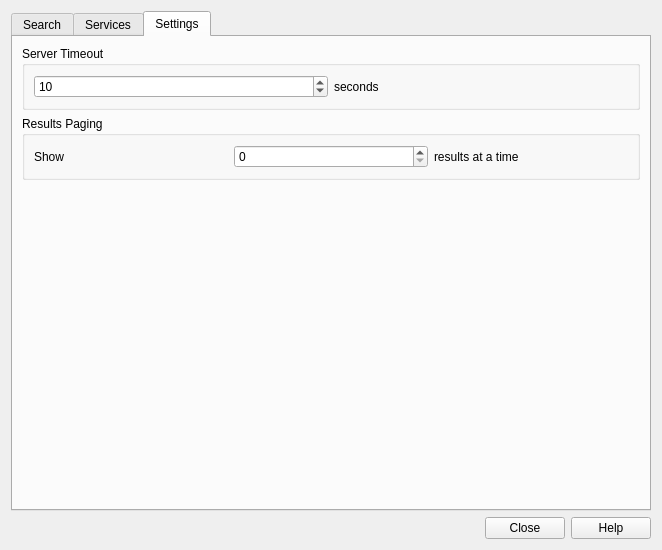
<?xml version="1.0" encoding="UTF-8"?>
<ui version="4.0">
 <class>MetaSearchDialog</class>
 <widget class="QDialog" name="MetaSearchDialog">
  <property name="geometry">
   <rect>
    <x>0</x>
    <y>0</y>
    <width>656</width>
    <height>550</height>
   </rect>
  </property>
  <property name="sizePolicy">
   <sizepolicy hsizetype="Expanding" vsizetype="Maximum">
    <horstretch>0</horstretch>
    <verstretch>0</verstretch>
   </sizepolicy>
  </property>
  <property name="windowTitle">
   <string>MetaSearch</string>
  </property>
  <layout class="QVBoxLayout" name="verticalLayout">
   <item>
    <widget class="QTabWidget" name="tabWidget">
     <property name="currentIndex">
      <number>2</number>
     </property>
     <widget class="QWidget" name="tabSearch">
      <attribute name="title">
       <string>Search</string>
      </attribute>
      <layout class="QVBoxLayout" name="verticalLayout_2">
       <item>
        <widget class="QGroupBox" name="groupBox">
         <property name="sizePolicy">
          <sizepolicy hsizetype="Expanding" vsizetype="Fixed">
           <horstretch>0</horstretch>
           <verstretch>0</verstretch>
          </sizepolicy>
         </property>
         <property name="title">
          <string>Find</string>
         </property>
         <layout class="QGridLayout" name="gridLayout_3">
          <item row="0" column="1">
           <widget class="QgsFilterLineEdit" name="leKeywords">
            <property name="sizePolicy">
             <sizepolicy hsizetype="Expanding" vsizetype="Fixed">
              <horstretch>0</horstretch>
              <verstretch>0</verstretch>
             </sizepolicy>
            </property>
           </widget>
          </item>
          <item row="0" column="0">
           <widget class="QLabel" name="label_3">
            <property name="text">
             <string>Keywords</string>
            </property>
           </widget>
          </item>
          <item row="2" column="3" colspan="2">
           <widget class="QPushButton" name="btnCanvasBbox">
            <property name="text">
             <string>Map extent</string>
            </property>
           </widget>
          </item>
          <item row="2" column="5">
           <widget class="QPushButton" name="btnSearch">
            <property name="text">
             <string>Search</string>
            </property>
           </widget>
          </item>
          <item row="1" column="3" colspan="2">
           <widget class="QPushButton" name="btnGlobalBbox">
            <property name="text">
             <string>Set global</string>
            </property>
           </widget>
          </item>
          <item row="0" column="3" colspan="3">
           <widget class="QComboBox" name="cmbConnectionsSearch">
            <property name="sizePolicy">
             <sizepolicy hsizetype="Expanding" vsizetype="Fixed">
              <horstretch>0</horstretch>
              <verstretch>0</verstretch>
             </sizepolicy>
            </property>
           </widget>
          </item>
          <item row="1" column="0" rowspan="2" colspan="3">
           <layout class="QGridLayout" name="gridLayout_2">
            <item row="0" column="0">
             <widget class="QLabel" name="label_4">
              <property name="text">
               <string>Xmax</string>
              </property>
             </widget>
            </item>
            <item row="0" column="1">
             <widget class="QLineEdit" name="leEast">
              <property name="enabled">
               <bool>true</bool>
              </property>
              <property name="minimumSize">
               <size>
                <width>85</width>
                <height>0</height>
               </size>
              </property>
              <property name="text">
               <string>180</string>
              </property>
             </widget>
            </item>
            <item row="0" column="2">
             <widget class="QLabel" name="label_7">
              <property name="text">
               <string>Ymax</string>
              </property>
             </widget>
            </item>
            <item row="0" column="3" colspan="2">
             <widget class="QLineEdit" name="leNorth">
              <property name="minimumSize">
               <size>
                <width>85</width>
                <height>0</height>
               </size>
              </property>
              <property name="text">
               <string>90</string>
              </property>
             </widget>
            </item>
            <item row="1" column="0">
             <widget class="QLabel" name="label_6">
              <property name="text">
               <string>Xmin</string>
              </property>
             </widget>
            </item>
            <item row="1" column="1">
             <widget class="QLineEdit" name="leWest">
              <property name="minimumSize">
               <size>
                <width>85</width>
                <height>0</height>
               </size>
              </property>
              <property name="text">
               <string>-180</string>
              </property>
             </widget>
            </item>
            <item row="1" column="2">
             <widget class="QLabel" name="label_8">
              <property name="text">
               <string>Ymin</string>
              </property>
             </widget>
            </item>
            <item row="1" column="3" colspan="2">
             <widget class="QLineEdit" name="leSouth">
              <property name="minimumSize">
               <size>
                <width>85</width>
                <height>0</height>
               </size>
              </property>
              <property name="text">
               <string>-90</string>
              </property>
             </widget>
            </item>
           </layout>
          </item>
          <item row="0" column="2">
           <widget class="QLabel" name="label">
            <property name="text">
             <string>        From</string>
            </property>
           </widget>
          </item>
         </layout>
        </widget>
       </item>
       <item>
        <widget class="QGroupBox" name="groupBox_2">
         <property name="sizePolicy">
          <sizepolicy hsizetype="Preferred" vsizetype="Expanding">
           <horstretch>0</horstretch>
           <verstretch>0</verstretch>
          </sizepolicy>
         </property>
         <property name="title">
          <string>Results</string>
         </property>
         <layout class="QGridLayout" name="gridLayout_5">
          <item row="1" column="0" colspan="3">
           <widget class="QLabel" name="lblResults">
            <property name="text">
             <string/>
            </property>
           </widget>
          </item>
          <item row="3" column="0">
           <widget class="QPushButton" name="btnFirst">
            <property name="text">
             <string>&lt;&lt;</string>
            </property>
           </widget>
          </item>
          <item row="1" column="3" colspan="2">
           <widget class="QPushButton" name="btnShowXml">
            <property name="text">
             <string>View Search Results as XML</string>
            </property>
           </widget>
          </item>
          <item row="3" column="1">
           <widget class="QPushButton" name="btnPrev">
            <property name="minimumSize">
             <size>
              <width>145</width>
              <height>27</height>
             </size>
            </property>
            <property name="text">
             <string>&lt;</string>
            </property>
           </widget>
          </item>
          <item row="2" column="0" colspan="5">
           <widget class="QTreeWidget" name="treeRecords">
            <property name="toolTip">
             <string>Double-click to see full record information</string>
            </property>
            <property name="editTriggers">
             <set>QAbstractItemView::NoEditTriggers</set>
            </property>
            <property name="alternatingRowColors">
             <bool>true</bool>
            </property>
            <property name="rootIsDecorated">
             <bool>false</bool>
            </property>
            <property name="itemsExpandable">
             <bool>false</bool>
            </property>
            <property name="sortingEnabled">
             <bool>true</bool>
            </property>
            <property name="allColumnsShowFocus">
             <bool>true</bool>
            </property>
            <attribute name="headerStretchLastSection">
             <bool>true</bool>
            </attribute>
            <column>
             <property name="text">
              <string>Type</string>
             </property>
            </column>
            <column>
             <property name="text">
              <string>Title</string>
             </property>
            </column>
           </widget>
          </item>
          <item row="3" column="4">
           <widget class="QPushButton" name="btnLast">
            <property name="minimumSize">
             <size>
              <width>140</width>
              <height>0</height>
             </size>
            </property>
            <property name="text">
             <string>&gt;&gt;</string>
            </property>
           </widget>
          </item>
          <item row="3" column="3">
           <widget class="QPushButton" name="btnNext">
            <property name="minimumSize">
             <size>
              <width>140</width>
              <height>0</height>
             </size>
            </property>
            <property name="text">
             <string>&gt;</string>
            </property>
           </widget>
          </item>
          <item row="5" column="0">
           <widget class="QToolButton" name="tbAddData">
            <property name="sizePolicy">
             <sizepolicy hsizetype="Expanding" vsizetype="Expanding">
              <horstretch>0</horstretch>
              <verstretch>0</verstretch>
             </sizepolicy>
            </property>
            <property name="minimumSize">
             <size>
              <width>145</width>
              <height>27</height>
             </size>
            </property>
            <property name="maximumSize">
             <size>
              <width>145</width>
              <height>27</height>
             </size>
            </property>
            <property name="text">
             <string>Add Data</string>
            </property>
            <property name="popupMode">
             <enum>QToolButton::InstantPopup</enum>
            </property>
            <property name="toolButtonStyle">
             <enum>Qt::ToolButtonTextOnly</enum>
            </property>
            <property name="autoRaise">
             <bool>false</bool>
            </property>
            <property name="arrowType">
             <enum>Qt::NoArrow</enum>
            </property>
            <action name="mActionAddWms">
             <property name="icon">
              <iconset>
               <normaloff>:/images/themes/default/mActionAddWmsLayer.svg</normaloff>:/images/themes/default/mActionAddWmsLayer.svg</iconset>
             </property>
             <property name="text">
              <string>Add WMS/WMTS</string>
             </property>
            </action>
            <action name="mActionAddWfs">
             <property name="icon">
              <iconset>
               <normaloff>:/images/themes/default/mActionAddWfsLayer.svg</normaloff>:/images/themes/default/mActionAddWfsLayer.svg</iconset>
             </property>
             <property name="text">
              <string>Add WFS</string>
             </property>
            </action>
            <action name="mActionAddWcs">
             <property name="icon">
              <iconset>
               <normaloff>:/images/themes/default/mActionAddWcsLayer.svg</normaloff>:/images/themes/default/mActionAddWcsLayer.svg</iconset>
             </property>
             <property name="text">
              <string>Add WCS</string>
             </property>
            </action>
            <action name="mActionAddAms">
             <property name="icon">
              <iconset>
               <normaloff>:/images/themes/default/mActionAddAmsLayer.svg</normaloff>:/images/themes/default/mActionAddAmsLayer.svg</iconset>
             </property>
             <property name="text">
              <string>Add ArcGIS MapServer</string>
             </property>
            </action>
            <action name="mActionAddAfs">
             <property name="icon">
              <iconset>
               <normaloff>:/images/themes/default/mActionAddAfsLayer.svg</normaloff>:/images/themes/default/mActionAddAfsLayer.svg</iconset>
             </property>
             <property name="text">
              <string>Add ArcGIS FeatureServer</string>
             </property>
            </action>
            <action name="mActionAddGisFile">
             <property name="icon">
              <iconset>
               <normaloff>:/images/themes/default/mActionAddAfsLayer.svg</normaloff>:/images/themes/default/mActionAddAfsLayer.svg</iconset>
             </property>
             <property name="text">
              <string>Add GIS File</string>
             </property>
            </action>
            <addaction name="mActionAddWms"/>
            <addaction name="mActionAddWfs"/>
            <addaction name="mActionAddWcs"/>
            <addaction name="mActionAddAms"/>
            <addaction name="mActionAddAfs"/>
            <addaction name="mActionAddGisFile"/>
           </widget>
          </item>
         </layout>
         <zorder>treeRecords</zorder>
         <zorder>lblResults</zorder>
         <zorder>btnPrev</zorder>
         <zorder>btnFirst</zorder>
         <zorder>btnShowXml</zorder>
         <zorder>btnLast</zorder>
         <zorder>btnNext</zorder>
         <zorder>tbAddData</zorder>
        </widget>
       </item>
      </layout>
     </widget>
     <widget class="QWidget" name="tabServers">
      <attribute name="title">
       <string>Services</string>
      </attribute>
      <layout class="QGridLayout" name="gridLayout">
       <item row="0" column="0" colspan="5">
        <widget class="QComboBox" name="cmbConnectionsServices"/>
       </item>
       <item row="1" column="0">
        <widget class="QPushButton" name="btnServerInfo">
         <property name="text">
          <string>Service Info</string>
         </property>
        </widget>
       </item>
       <item row="1" column="1" colspan="2">
        <widget class="QPushButton" name="btnCapabilities">
         <property name="text">
          <string>GetCapabilities Response</string>
         </property>
        </widget>
       </item>
       <item row="2" column="0">
        <widget class="QPushButton" name="btnNew">
         <property name="text">
          <string>New…</string>
         </property>
        </widget>
       </item>
       <item row="2" column="1">
        <widget class="QPushButton" name="btnEdit">
         <property name="text">
          <string>Edit…</string>
         </property>
        </widget>
       </item>
       <item row="2" column="2">
        <widget class="QPushButton" name="btnDelete">
         <property name="text">
          <string>Delete…</string>
         </property>
        </widget>
       </item>
       <item row="2" column="4">
        <widget class="QPushButton" name="btnSave">
         <property name="text">
          <string>Save…</string>
         </property>
        </widget>
       </item>
       <item row="3" column="0" colspan="5">
        <widget class="QTextBrowser" name="textMetadata">
         <property name="openExternalLinks">
          <bool>true</bool>
         </property>
        </widget>
       </item>
       <item row="1" column="3" colspan="2">
        <widget class="QPushButton" name="btnAddDefault">
         <property name="text">
          <string>Add Default Services</string>
         </property>
        </widget>
       </item>
       <item row="2" column="3">
        <widget class="QPushButton" name="btnLoad">
         <property name="text">
          <string>Load…</string>
         </property>
        </widget>
       </item>
      </layout>
     </widget>
     <widget class="QWidget" name="tabSettings">
      <attribute name="title">
       <string>Settings</string>
      </attribute>
      <layout class="QVBoxLayout" name="verticalLayout_4">
       <item>
        <widget class="QGroupBox" name="groupBox_4">
         <property name="title">
          <string>Server Timeout</string>
         </property>
         <layout class="QHBoxLayout" name="horizontalLayout">
          <item>
           <widget class="QSpinBox" name="spnTimeout">
            <property name="value">
             <number>10</number>
            </property>
           </widget>
          </item>
          <item>
           <widget class="QLabel" name="label_9">
            <property name="text">
             <string>seconds</string>
            </property>
           </widget>
          </item>
         </layout>
        </widget>
       </item>
       <item>
        <widget class="QGroupBox" name="groupBox_3">
         <property name="title">
          <string>Results Paging</string>
         </property>
         <layout class="QHBoxLayout" name="horizontalLayout_2">
          <item>
           <widget class="QLabel" name="label_5">
            <property name="text">
             <string>Show</string>
            </property>
           </widget>
          </item>
          <item>
           <widget class="QSpinBox" name="spnRecords"/>
          </item>
          <item>
           <widget class="QLabel" name="label_2">
            <property name="text">
             <string>results at a time</string>
            </property>
            <property name="alignment">
             <set>Qt::AlignLeading|Qt::AlignLeft|Qt::AlignVCenter</set>
            </property>
           </widget>
          </item>
         </layout>
        </widget>
       </item>
       <item>
        <spacer name="verticalSpacer">
         <property name="orientation">
          <enum>Qt::Vertical</enum>
         </property>
         <property name="sizeHint" stdset="0">
          <size>
           <width>20</width>
           <height>40</height>
          </size>
         </property>
        </spacer>
       </item>
       <item>
        <widget class="QLabel" name="lblVersion">
         <property name="text">
          <string/>
         </property>
        </widget>
       </item>
      </layout>
     </widget>
    </widget>
   </item>
   <item>
    <widget class="QDialogButtonBox" name="buttonBox">
     <property name="orientation">
      <enum>Qt::Horizontal</enum>
     </property>
     <property name="standardButtons">
      <set>QDialogButtonBox::Close|QDialogButtonBox::Help</set>
     </property>
    </widget>
   </item>
  </layout>
 </widget>
 <customwidgets>
  <customwidget>
   <class>QgsFilterLineEdit</class>
   <extends>QLineEdit</extends>
   <header>qgis.gui</header>
  </customwidget>
 </customwidgets>
 <resources/>
 <connections>
  <connection>
   <sender>buttonBox</sender>
   <signal>accepted()</signal>
   <receiver>MetaSearchDialog</receiver>
   <slot>accept()</slot>
   <hints>
    <hint type="sourcelabel">
     <x>248</x>
     <y>254</y>
    </hint>
    <hint type="destinationlabel">
     <x>157</x>
     <y>274</y>
    </hint>
   </hints>
  </connection>
  <connection>
   <sender>buttonBox</sender>
   <signal>rejected()</signal>
   <receiver>MetaSearchDialog</receiver>
   <slot>reject()</slot>
   <hints>
    <hint type="sourcelabel">
     <x>316</x>
     <y>260</y>
    </hint>
    <hint type="destinationlabel">
     <x>286</x>
     <y>274</y>
    </hint>
   </hints>
  </connection>
 </connections>
</ui>
